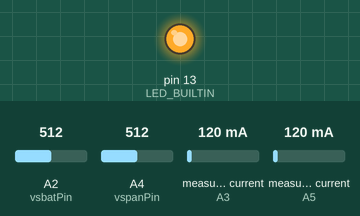
A sketch run on a simulated Arduino Uno, built with avr-gcc and run on an emulated ATmega328P. Parts: output pins drawn as LEDs (lit = HIGH). The inputs (shaded band) are chosen by the test bench; at power-on: A2 (vsbatPin) = 512, A4 (vspanPin) = 512, measured current (sensors on A3, A5) 120 mA. What the sketch prints to the serial monitor is not drawn.

Above: at 10.2 s.
10.3 s: A2 (vsbatPin) set to 462
13.3 s: A2 (vsbatPin) set to 442
16.3 s: A4 (vspanPin) set to 471
19.3 s: A4 (vspanPin) set to 448
Timing chart, 0 to 22.3 s (numbered marks = the images above; inputs shaded):
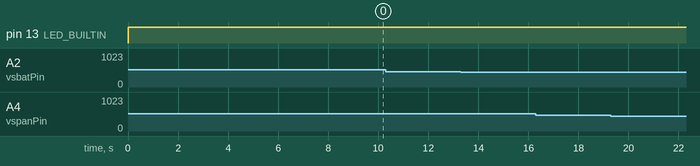

Measured:
- after the input at 10.3 s, every drawn part: stays the same
- after the input at 13.3 s, every drawn part: stays the same
- after the input at 16.3 s, every drawn part: stays the same
- after the input at 19.3 s, every drawn part: stays the same

The sketch:

ar_1.ino
```cpp
#include "ACS712.h"

int x=5;
int vsbatPin=2;
#define csbatPin A5
int vspanPin=4;
#define cspanPin A3

float R1 = 30000.0; //30k
float R2 = 7500.0; //7500 ohm resistor, I tweaked this
int value = 0;

ACS712 currsensbat(ACS712_20A, csbatPin);
ACS712 currsenspan(ACS712_20A, cspanPin);

void handshake()
{
  while(true)
  {
    if (Serial.available() > 0) {
        char c = Serial.read();
        if(c=='x') break;
    }
    Serial.print("1");
    Serial.println();

    delay(100);
  }
}

void setup() {

  pinMode(LED_BUILTIN, OUTPUT);

  currsensbat.calibrate();
  currsenspan.calibrate();

  Serial.begin(9600); // Starts the serial communication
  // handshake();

}
void loop() {
  digitalWrite(LED_BUILTIN, HIGH);

   float value = analogRead(vsbatPin);
   float temp = (value * 4.5) / 1024.0;
   float vsbat = temp / (R2/(R1+R2));

   float csbat = currsensbat.getCurrentDC()*1000;

   value = analogRead(vspanPin);
   temp = (value * 4.5) / 1024.0;
   float vspan = temp / (R2/(R1+R2));

   float cspan = currsenspan.getCurrentDC()*1000;

  Serial.print("vsbat:");
  Serial.print(vsbat);
  Serial.print("|");

  Serial.print("csbat:");
  Serial.print(csbat);
  Serial.print("|");

  Serial.print("vspan:");
  Serial.print(vspan);
  Serial.print("|");

  Serial.print("cspan:");
  Serial.print(cspan);

  Serial.println();

  delay(100);
}
```
